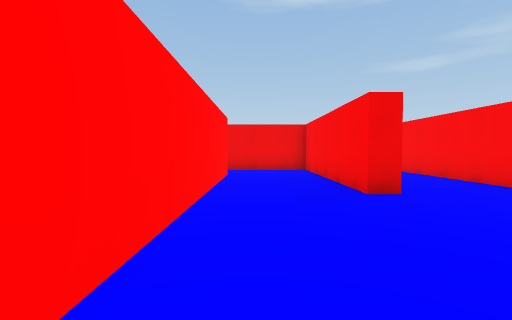
[1] (above)

24 first-person views from a walk through a scene from a Unity 3-D project. The camera is 1.3 m above the floor, tilts 2° down and sees 85° across. The floor is counted in squares, 2 m on a side. Each view is taken from the middle of a square. On the plan, view 1 faces up. The plan holds only what a view shows up to about 9 squares ahead; the rest is blank. The place goes on beyond the plan.

[2]
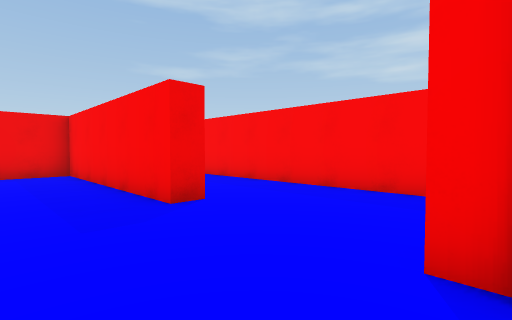

[3]
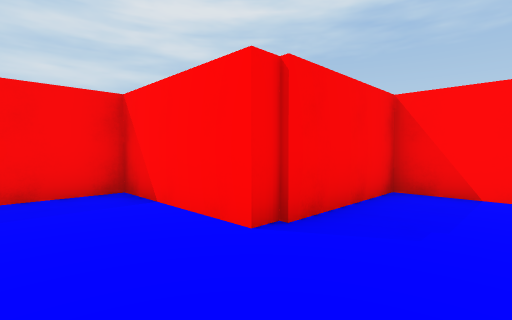

[4]
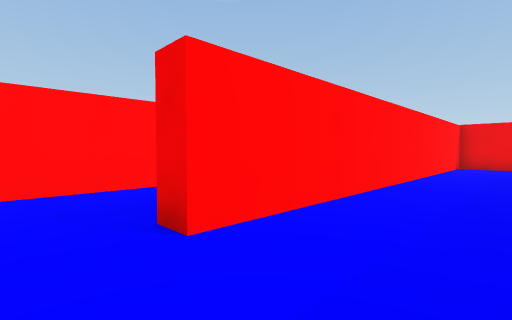

[5]
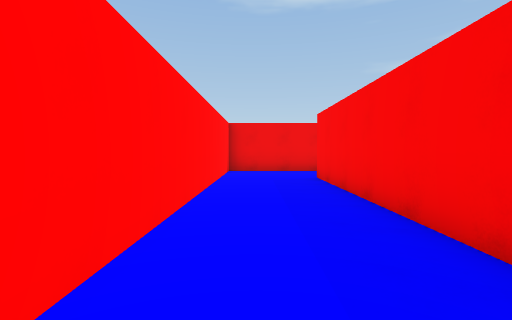

[6]
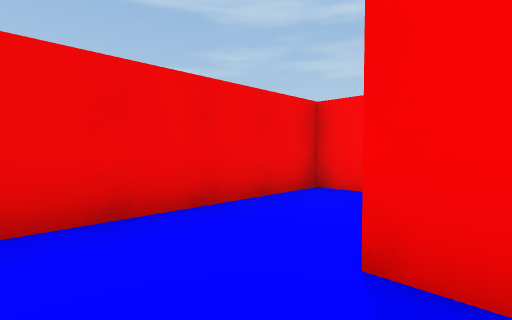

[7]
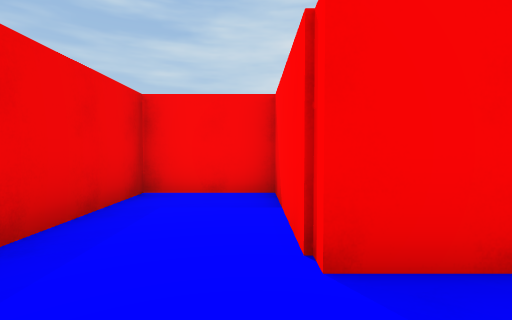

[8]
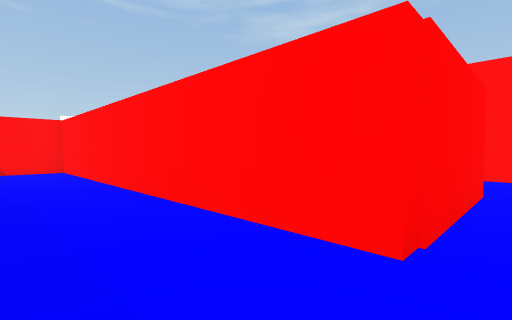

[9]
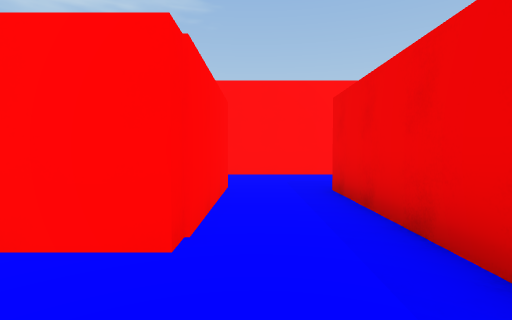

[10]
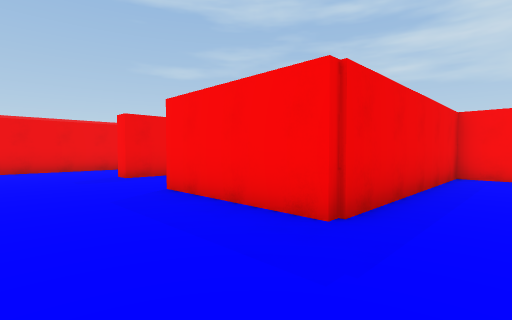

[11]
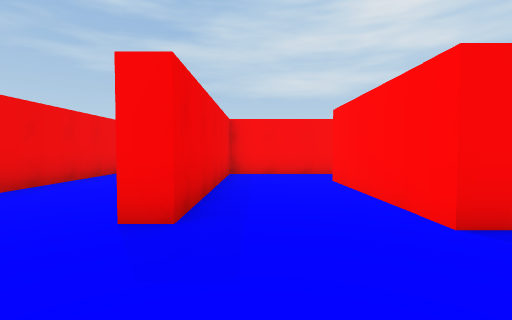

[12]
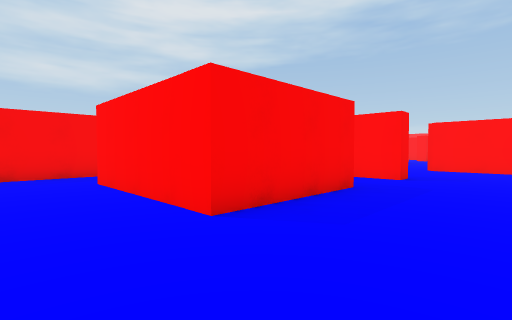

[13]
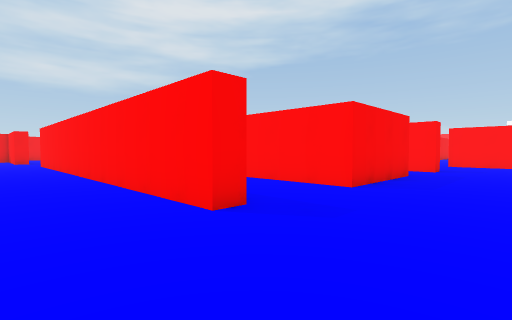

[14]
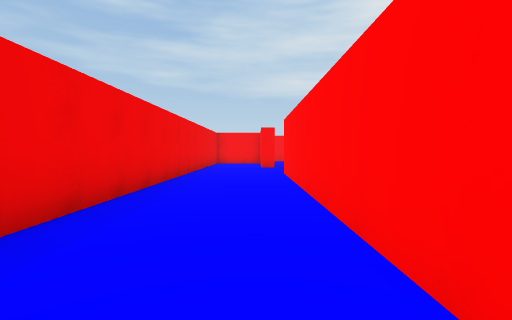

[15]
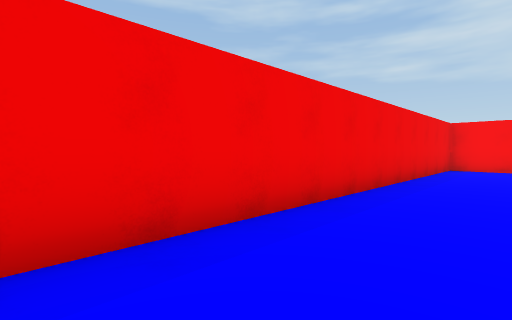

[16]
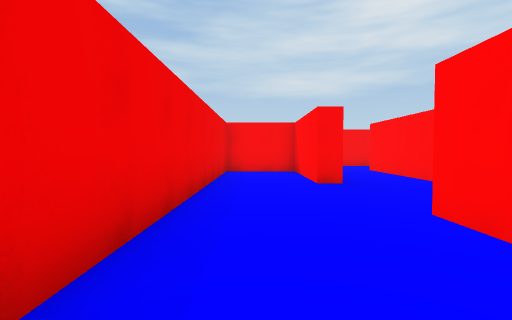

[17]
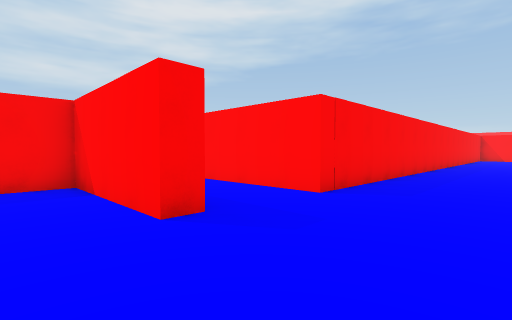

[18]
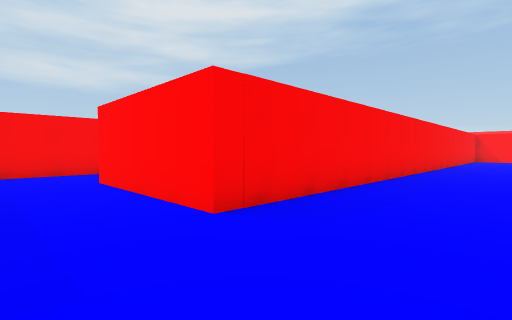

[19]
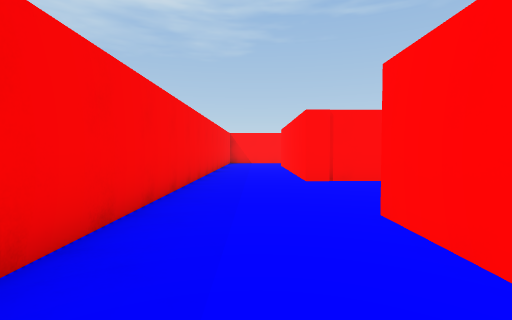

[20]
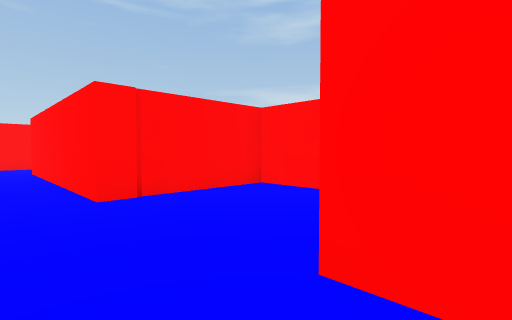

[21]
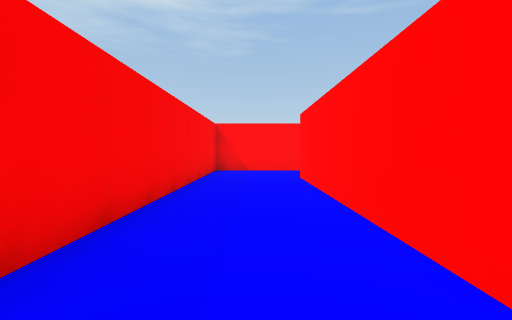

[22]
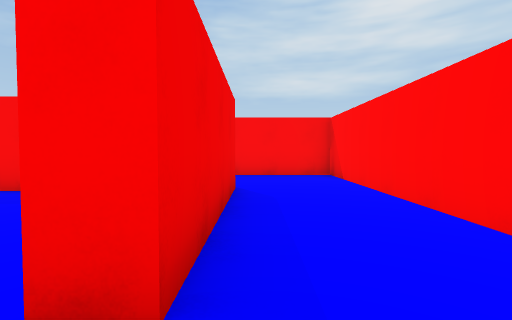

[23]
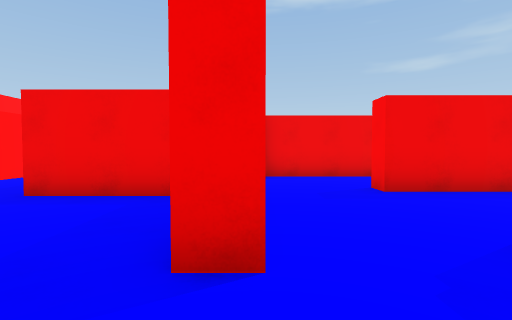

[24]
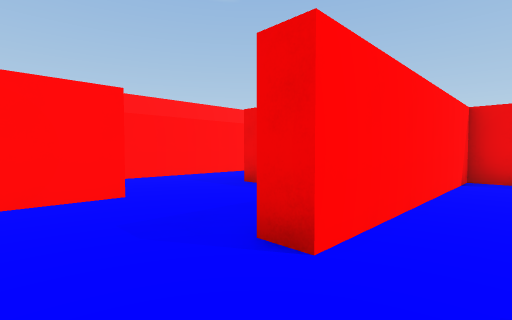

### Floor plan
Ten units are one square. View 1 is at (0, 0); x grows to the right and y downward. Boxes are objects, and circles mark ways between rooms. Rooms are numbered by the first view taken in them; rooms with no view inside come last. Other rooms are left out.
<svg viewBox="-70 -184 216 248">
<path fill="none" stroke="#000" d="M-8 -75 -8 16 17 16 17 -14 45 -14 45 -127 73 -127 73 -147 22 -147 22 -41 17 -41 17 -93 -6 -93M-39 -70 -39 -75 -8 -75M-56 -41 -36 -41M-36 -8 -36 36M-6 -93 -38 -93 -38 -124 -1 -124M-65 -101 -65 -72M49 -55 49 -41 80 -41M-5 20 -14 20M17 -119 17 -147 -36 -147 -36 -152 79 -152M77 -88 77 -71M103 -44 103 -133 141 -133M105 -152 105 -158 136 -158 136 -179 -56 -179M50 40 103 40 103 -44M22 16 22 35M80 -41 80 16 40 16M22 45 15 45M-10 45 -10 59M9 20 -5 20M22 35 22 45M49 -9 22 -9 22 16M40 16 40 11"/>
<circle cx="-10" cy="-80" r="3" fill="#2a7"/>
<circle cx="90" cy="-50" r="3" fill="#2a7"/>
<circle cx="-10" cy="35" r="3" fill="#2a7"/>
<circle cx="30" cy="40" r="3" fill="#2a7"/>
<circle cx="35" cy="10" r="3" fill="#2a7"/>
<circle cx="20" cy="55" r="3" fill="#2a7"/>
<text x="30" y="-60">1</text>
<text x="-20" y="-50">2</text>
<text x="70" y="20">3</text>
<text x="10" y="50">4</text>
<text x="30" y="50">5</text>
<text x="40" y="0">6</text>
</svg>
Room 1 opens to room 2. Room 2 opens to room 3. Room 2 opens to room 4. Room 3 opens to room 5. Room 3 opens to room 6. Room 4 opens to room 5.

Where each view was taken, in squares from view 1:
view 1: 0 up, 0 right, facing up
view 2: 1 up, 0 right, facing up-right
view 3: 3 up, 0 right, facing down-right
view 4: 3 up, 4 right, facing up-left
view 5: 6 up, 3 right, facing up
view 6: 12 up, 3 right, facing up-right
view 7: 13 up, 3 right, facing right
view 8: 8 up, 1 right, facing down-left
view 9: 8 up, 1 right, facing left
view 10: 8 up, 6 left, facing up-right
view 11: 14 up, 6 left, facing right
view 12: 14 up, 6 left, facing down-right
view 13: 17 up, 6 left, facing down-right
view 14: 16 up, 0 right, facing right
view 15: 16 up, 3 right, facing up-right
view 16: 17 up, 5 right, facing right
view 17: 17 up, 8 right, facing down-right
view 18: 15 up, 8 right, facing down-right
view 19: 10 up, 9 right, facing down
view 20: 8 up, 9 right, facing down-left
view 21: 5 up, 9 right, facing down
view 22: 2 down, 3 right, facing right
view 23: 6 down, 2 right, facing up
view 24: 6 down, 3 right, facing up-left
